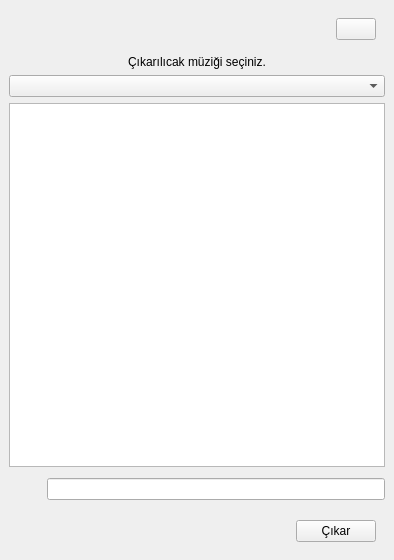
<?xml version="1.0" encoding="UTF-8"?>
<ui version="4.0">
 <class>musicremove</class>
 <widget class="QMainWindow" name="musicremove">
  <property name="geometry">
   <rect>
    <x>0</x>
    <y>0</y>
    <width>394</width>
    <height>560</height>
   </rect>
  </property>
  <property name="minimumSize">
   <size>
    <width>394</width>
    <height>560</height>
   </size>
  </property>
  <property name="maximumSize">
   <size>
    <width>394</width>
    <height>560</height>
   </size>
  </property>
  <property name="windowTitle">
   <string>Müzik Çıkar</string>
  </property>
  <widget class="QWidget" name="centralwidget">
   <layout class="QGridLayout" name="gridLayout">
    <item row="4" column="0">
     <widget class="QLabel" name="musicRemoveSearchIcon">
      <property name="minimumSize">
       <size>
        <width>32</width>
        <height>32</height>
       </size>
      </property>
      <property name="maximumSize">
       <size>
        <width>32</width>
        <height>32</height>
       </size>
      </property>
      <property name="scaledContents">
       <bool>true</bool>
      </property>
     </widget>
    </item>
    <item row="4" column="1" colspan="3">
     <widget class="QLineEdit" name="musicRemoveSearch"/>
    </item>
    <item row="2" column="0" colspan="4">
     <widget class="QComboBox" name="musicPathList"/>
    </item>
    <item row="1" column="0" colspan="4">
     <widget class="QLabel" name="label">
      <property name="text">
       <string>Çıkarılıcak müziği seçiniz.</string>
      </property>
      <property name="alignment">
       <set>Qt::AlignmentFlag::AlignCenter</set>
      </property>
     </widget>
    </item>
    <item row="3" column="0" colspan="4">
     <widget class="QListWidget" name="musicRemoveList"/>
    </item>
    <item row="5" column="0" colspan="4">
     <widget class="QWidget" name="horizontalWidget" native="true">
      <property name="minimumSize">
       <size>
        <width>0</width>
        <height>10</height>
       </size>
      </property>
      <layout class="QHBoxLayout" name="horizontalLayout">
       <item>
        <spacer name="horizontalSpacer_2">
         <property name="orientation">
          <enum>Qt::Orientation::Horizontal</enum>
         </property>
         <property name="sizeHint" stdset="0">
          <size>
           <width>40</width>
           <height>20</height>
          </size>
         </property>
        </spacer>
       </item>
       <item>
        <widget class="QPushButton" name="musicRemoveCikar">
         <property name="text">
          <string>Çıkar</string>
         </property>
        </widget>
       </item>
      </layout>
     </widget>
    </item>
    <item row="0" column="0" colspan="4">
     <widget class="QWidget" name="horizontalWidget" native="true">
      <property name="minimumSize">
       <size>
        <width>0</width>
        <height>10</height>
       </size>
      </property>
      <layout class="QHBoxLayout" name="horizontalLayout_2">
       <item>
        <spacer name="horizontalSpacer">
         <property name="orientation">
          <enum>Qt::Orientation::Horizontal</enum>
         </property>
         <property name="sizeHint" stdset="0">
          <size>
           <width>40</width>
           <height>20</height>
          </size>
         </property>
        </spacer>
       </item>
       <item>
        <widget class="QPushButton" name="pushButton">
         <property name="maximumSize">
          <size>
           <width>48</width>
           <height>48</height>
          </size>
         </property>
         <property name="iconSize">
          <size>
           <width>32</width>
           <height>32</height>
          </size>
         </property>
        </widget>
       </item>
      </layout>
     </widget>
    </item>
   </layout>
  </widget>
 </widget>
 <resources/>
 <connections/>
</ui>
